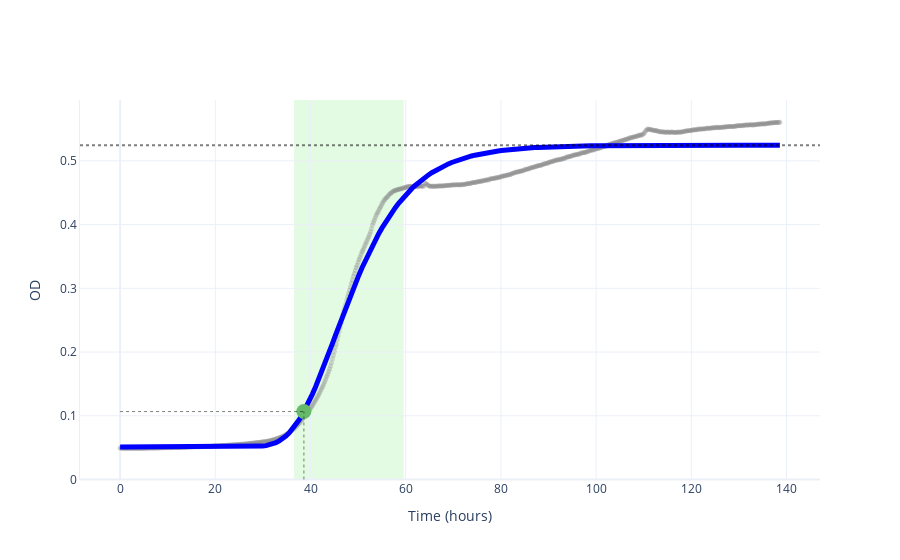

Notebook source saved alongside this figure:
### Code cell
# Create an annotated growth curve plot
# You can use either "linear" or "log" scale

scale = "linear"  # Change to "log" for semi-log plot

# Step 1: Create base plot with the chosen scale
fig_log = gc.plot.create_base_plot(time, data, scale=scale)

# Step 2: Add annotations (all optional)
# - Exponential phase shown as shaded region (based on μ thresholds)
# - Vertical line at time of max growth rate
# - Horizontal line at OD when growth rate is maximum
# - Horizontal line at maximum OD
# - Point marker at maximum growth rate
# - Fitted Gompertz curve (automatically uses fit_t_min/max from params)
fig_log = gc.plot.annotate_plot(
    fig_log,
    scale=scale,  # Must match the base plot scale
    phase_boundaries=(
        gompertz_stats["exp_phase_start"],
        gompertz_stats["exp_phase_end"],
    ),
    time_umax=gompertz_stats["time_at_umax"],
    od_umax=gompertz_stats["od_at_umax"],
    od_max=gompertz_stats["max_od"],
    umax_point=(gompertz_stats["time_at_umax"], gompertz_stats["od_at_umax"]),
    fitted_model=gompertz_fit,
)

fig_log.show()

### Figure 1 — Plotly figure (JSON) as saved in the notebook; plotly's stock layout.template omitted (floating-point values rounded to 4 significant figures; data arrays with more than 128 entries replaced by an {"elided": "..."} marker saying what was removed)
{"data": [{"marker": {"color": "gray", "opacity": 0.3, "size": 5}, "mode": "markers", "name": "Data", "showlegend": false, "type": "scatter", "x": {"elided": "694 float values"}, "y": {"elided": "694 float values"}}, {"line": {"color": "blue", "width": 5}, "mode": "lines", "name": "Gompertz fit", "showlegend": false, "type": "scatter", "x": {"elided": "200 float values"}, "y": {"elided": "200 float values"}}, {"marker": {"color": "#66BB6A", "size": 15, "symbol": "circle"}, "mode": "markers", "showlegend": false, "type": "scatter", "x": [38.61], "y": [0.1066]}], "layout": {"hovermode": "closest", "shapes": [{"fillcolor": "lightgreen", "layer": "below", "line": {"width": 0}, "opacity": 0.25, "type": "rect", "x0": 36.55, "x1": 59.56, "xref": "x", "y0": 0, "y1": 1, "yref": "y domain"}, {"line": {"color": "black", "dash": "dot", "width": 1}, "opacity": 0.5, "type": "line", "x0": 38.61, "x1": 38.61, "y0": 0, "y1": 0.1066}, {"line": {"color": "black", "dash": "dot", "width": 1}, "opacity": 0.5, "type": "line", "x0": 0, "x1": 38.61, "y0": 0.1066, "y1": 0.1066}, {"line": {"color": "black", "dash": "dot", "width": 2}, "opacity": 0.5, "type": "line", "x0": 0, "x1": 1, "xref": "x domain", "y0": 0.5245, "y1": 0.5245, "yref": "y"}], "showlegend": false, "xaxis": {"range": [0, null], "title": {"text": "Time (hours)"}}, "yaxis": {"range": [0, null], "showline": true, "title": {"text": "OD"}, "visible": true}}}
